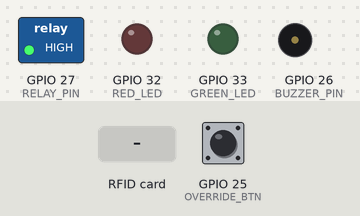
The sketch below on a simulated ESP32. On the bench: switched loads named in the sketch (green lamp = pin HIGH), output pins drawn as LEDs (lit = HIGH), buzzer (waves = sounding, pin HIGH). Inputs (shaded band) come from the test bench; at power-on: GPIO 25 (OVERRIDE_BTN) HIGH. WiFi joins after 1.5 s; servers stay silent unless stated; uploads are accepted with an empty reply; EEPROM starts erased; what the sketch prints to the serial monitor is not drawn.

Above: at 3.1 s.
3.2 s: RFID card 5E 7A 19 C4 held to the reader
At 4.32 s:
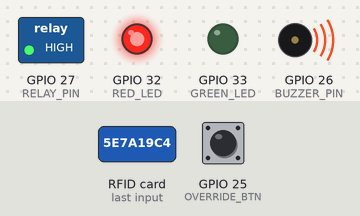
6.7 s: GPIO 25 (OVERRIDE_BTN) pulled LOW for 1 s
At 8.7 s:
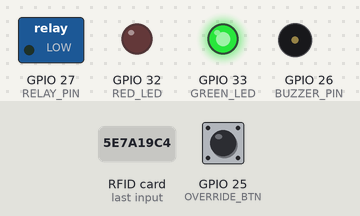
11.8 s: RFID card 5E 7A 19 C4 held to the reader
At 12.13 s:
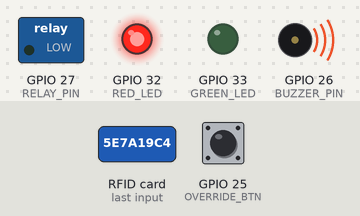
15.3 s: GPIO 25 (OVERRIDE_BTN) pulled LOW for 0.6 s
At 15.81 s:
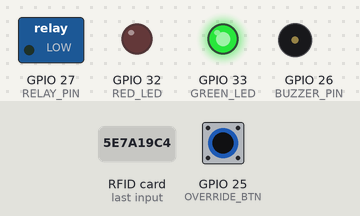
20.0 s: GPIO 25 (OVERRIDE_BTN) pulled LOW for 3.2 s
At 22.6 s:
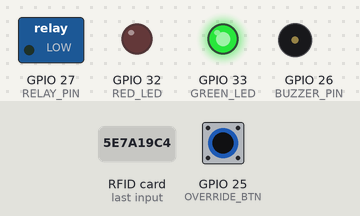
Timing chart, 0 to 30.7 s (numbered marks = the images above; inputs shaded):
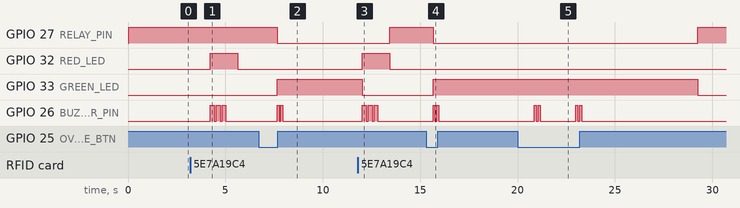

The sketch:

EML_ESP32.ino
```cpp
#include <SPI.h>
#include <MFRC522.h>
#include <WiFi.h>
#include <HTTPClient.h>
#include <ArduinoJson.h>
#include <EEPROM.h>
#include <TimeLib.h>

// Pins
#define RST_PIN     22
#define SS_PIN      4
#define RELAY_PIN   27
#define OVERRIDE_BTN 25
#define RED_LED     32
#define GREEN_LED   33
#define BUZZER_PIN  26

MFRC522 rfid(SS_PIN, RST_PIN);

// WiFi credentials
const char* ssid = "WOOOOOT";
const char* password = "Kurt0412";

// Server URLs
String serverUrl = "http://192.168.83.155/EMS/api/insert_uid_log.php";
String userSyncUrl = "http://192.168.83.155/EMS/api/get_users_json.php";
String lockStatusUrl = "http://192.168.83.155/EMS/api/update_lock_status.php";
String timeSyncUrl = "http://192.168.83.155/EMS/api/get_current_time.php";

// System state
bool isUnlocked = false;
unsigned long unlockTime = 0;
unsigned long lastSyncTime = 0;
const unsigned long syncInterval = 3600000; // 1 hour sync interval

// User data structure
struct User {
  String uid;
  String name;
  String schedule_start;
  String schedule_end;
};

User users[50];
int userCount = 0;
time_t currentTime = 0;

// WiFi connection function (ADDED THIS)
void connectToWiFi() {
  Serial.print("Connecting to WiFi");
  WiFi.begin(ssid, password);

  unsigned long startTime = millis();
  while (WiFi.status() != WL_CONNECTED && millis() - startTime < 10000) {
    delay(500);
    Serial.print(".");
  }

  if (WiFi.status() == WL_CONNECTED) {
    Serial.println("\nWiFi connected!");
    Serial.print("IP Address: ");
    Serial.println(WiFi.localIP());
  } else {
    Serial.println("\nFailed to connect to WiFi. Using offline mode.");
  }
}

void setup() {
  Serial.begin(115200);
  SPI.begin();
  rfid.PCD_Init();

  // Initialize GPIO - relay first!
  pinMode(RELAY_PIN, OUTPUT);
  digitalWrite(RELAY_PIN, HIGH); // Start locked
  pinMode(OVERRIDE_BTN, INPUT_PULLUP);
  pinMode(RED_LED, OUTPUT);
  pinMode(GREEN_LED, OUTPUT);
  pinMode(BUZZER_PIN, OUTPUT);

  // Initialize EEPROM
  EEPROM.begin(4096);

  // Connect to WiFi
  connectToWiFi(); // Now this function exists

  // Load users from EEPROM
  loadUsersFromEEPROM();

  // Initial sync if connected
  if (WiFi.status() == WL_CONNECTED) {
    syncTimeWithServer();
    syncUsersWithServer();
  }

  Serial.println("System initialized - Door locked");
}

void loop() {
  // Handle override button
  if (digitalRead(OVERRIDE_BTN) == LOW) {
    Serial.println("Override Button Pressed!");
    unlockDoor();
    delay(500); // Debounce
  }

  // Handle periodic sync
  if (WiFi.status() == WL_CONNECTED && millis() - lastSyncTime > syncInterval) {
    syncTimeWithServer();
    syncUsersWithServer();
    lastSyncTime = millis();
  }

  // Update current time (simple implementation)
  currentTime += 1; // Increment by 1 second (you might want a better timekeeping method)

  // Handle RFID card scan
  if (rfid.PICC_IsNewCardPresent() && rfid.PICC_ReadCardSerial()) {
    handleRFIDScan();
    rfid.PICC_HaltA();
    rfid.PCD_StopCrypto1();
  }

  // Auto-lock after 5 seconds
  if (isUnlocked && millis() - unlockTime > 5000) {
    lockDoor();
  }

  delay(1000); // Delay for timekeeping (crude implementation)
}

// Time sync function
void syncTimeWithServer() {
  if (WiFi.status() != WL_CONNECTED) return;

  HTTPClient http;
  http.begin(timeSyncUrl);
  int httpCode = http.GET();

  if (httpCode == HTTP_CODE_OK) {
    String payload = http.getString();
    DynamicJsonDocument doc(200);
    DeserializationError error = deserializeJson(doc, payload);

    if (!error) {
      currentTime = doc["timestamp"];
      Serial.println("Time synced with server: " + String(currentTime));
    }
  }
  http.end();
}

void handleRFIDScan() {
  Serial.println("Card detected!");

  String uid = "";
  for (byte i = 0; i < rfid.uid.size; i++) {
    if (rfid.uid.uidByte[i] < 0x10) uid += "0";
    uid += String(rfid.uid.uidByte[i], HEX);
  }
  uid.toUpperCase();

  Serial.print("Card UID: ");
  Serial.println(uid);

  // First try online verification
  if (WiFi.status() == WL_CONNECTED) {
    bool access = checkServerAccess(uid);
    if (access) {
      unlockDoor();
      return;
    }
  }

  // Fallback to offline check
  if (checkLocalAccess(uid)) {
    unlockDoor();
  } else {
    accessDenied();
  }
}

bool checkServerAccess(String uid) {
  HTTPClient http;
  http.begin(serverUrl);
  http.addHeader("Content-Type", "application/json");

  String jsonPayload = "{\"uid\": \"" + uid + "\", \"location\": \"classroom-01\"}";
  int httpResponseCode = http.POST(jsonPayload);

  if (httpResponseCode > 0) {
    String response = http.getString();
    Serial.println("Server response: " + response);

    StaticJsonDocument<200> doc;
    DeserializationError error = deserializeJson(doc, response);

    if (!error) {
      String access = doc["access"];
      String reason = doc["reason"] | "";
      Serial.println("Access: " + access + ", Reason: " + reason);

      if (access == "granted") {
        http.end();
        return true;
      }
    }
  }
  http.end();
  return false;
}

bool checkLocalAccess(String uid) {
  for (int i = 0; i < userCount; i++) {
    if (users[i].uid == uid) {
      // Check if current time is within schedule
      int currentHour = hour(currentTime);
      int currentMinute = minute(currentTime);

      // Parse schedule start time (format HH:MM:SS)
      int startHour = users[i].schedule_start.substring(0, 2).toInt();
      int startMinute = users[i].schedule_start.substring(3, 5).toInt();

      // Parse schedule end time
      int endHour = users[i].schedule_end.substring(0, 2).toInt();
      int endMinute = users[i].schedule_end.substring(3, 5).toInt();

      // Convert to minutes since midnight for comparison
      int currentTotal = currentHour * 60 + currentMinute;
      int startTotal = startHour * 60 + startMinute;
      int endTotal = endHour * 60 + endMinute;

      if (currentTotal >= startTotal && currentTotal < endTotal) {
        Serial.println("Access granted - within schedule");
        return true;
      } else {
        Serial.println("Access denied - outside schedule");
        return false;
      }
    }
  }
  Serial.println("Access denied - UID not found");
  return false;
}

// Keep all your original door control functions exactly the same
void unlockDoor() {
  digitalWrite(RELAY_PIN, LOW);
  digitalWrite(GREEN_LED, HIGH);
  digitalWrite(RED_LED, LOW);
  buzz(2, 100);
  isUnlocked = true;
  unlockTime = millis();
  updateLockStatus("unlocked");
}

void lockDoor() {
  digitalWrite(RELAY_PIN, HIGH);
  digitalWrite(GREEN_LED, LOW);
  digitalWrite(RED_LED, LOW);
  isUnlocked = false;
  Serial.println("Door Locked.");
  updateLockStatus("locked");
}

void buzz(int times, int duration) {
  for (int i = 0; i < times; i++) {
    digitalWrite(BUZZER_PIN, HIGH);
    delay(duration);
    digitalWrite(BUZZER_PIN, LOW);
    delay(100);
  }
}

void accessDenied() {
  digitalWrite(RED_LED, HIGH);
  digitalWrite(GREEN_LED, LOW);
  buzz(3, 200);
  delay(500);
  digitalWrite(RED_LED, LOW);
}

void updateLockStatus(String status) {
  if (WiFi.status() == WL_CONNECTED) {
    HTTPClient http;
    http.begin(lockStatusUrl);
    http.addHeader("Content-Type", "application/json");

    String jsonPayload = "{\"location\":\"classroom-01\",\"status\":\"" + status + "\"}";
    int httpResponseCode = http.POST(jsonPayload);

    if (httpResponseCode > 0) {
      String response = http.getString();
      Serial.println("Lock status response: " + response);
    }
    http.end();
  }
}

// EEPROM functions (same as before)
void loadUsersFromEEPROM() {
  String input;
  int address = 0;
  char c;

  while((c = EEPROM.read(address)) != '\0' && address < 4096) {
    input += c;
    address++;
  }

  if (input.length() > 0) {
    DynamicJsonDocument doc(2048);
    DeserializationError error = deserializeJson(doc, input);

    if (!error) {
      userCount = 0;
      for (JsonObject user : doc.as<JsonArray>()) {
        if (userCount >= 50) break;
        users[userCount].uid = user["uid"].as<String>();
        users[userCount].name = user["name"].as<String>();
        users[userCount].schedule_start = user["schedule_start"].as<String>();
        users[userCount].schedule_end = user["schedule_end"].as<String>();
        userCount++;
      }
    }
  }
}

void syncUsersWithServer() {
  if (WiFi.status() != WL_CONNECTED) return;

  HTTPClient http;
  http.begin(userSyncUrl);
  int httpCode = http.GET();

  if (httpCode == HTTP_CODE_OK) {
    String payload = http.getString();
    DynamicJsonDocument doc(2048);
    DeserializationError error = deserializeJson(doc, payload);

    if (!error) {
      userCount = 0;
      for (JsonObject user : doc.as<JsonArray>()) {
        if (userCount >= 50) break;
        users[userCount].uid = user["uid"].as<String>();
        users[userCount].name = user["name"].as<String>();
        users[userCount].schedule_start = user["schedule_start"].as<String>();
        users[userCount].schedule_end = user["schedule_end"].as<String>();
        userCount++;
      }
      saveUsersToEEPROM();
    }
  }
  http.end();
}

void saveUsersToEEPROM() {
  DynamicJsonDocument doc(2048);
  for(int i = 0; i < userCount; i++) {
    JsonObject user = doc.createNestedObject();
    user["uid"] = users[i].uid;
    user["name"] = users[i].name;
    user["schedule_start"] = users[i].schedule_start;
    user["schedule_end"] = users[i].schedule_end;
  }

  String output;
  serializeJson(doc, output);

  for(size_t i = 0; i < output.length(); i++) {
    EEPROM.write(i, output[i]);
  }
  EEPROM.write(output.length(), '\0');
  EEPROM.commit();
}
```

Measured:
- after the input at 3.2 s, GPIO 32 (RED_LED): LOW → HIGH after 1.0 s, → LOW 1.4 s later; GPIO 26 (BUZZER_PIN): alternates HIGH for 0.20 s and LOW for 0.10 s, 6 changes in all, then stays LOW, starting after 1.0 s
- after the input at 6.7 s, GPIO 27 (RELAY_PIN): HIGH → LOW after 0.95 s; GPIO 33 (GREEN_LED): LOW → HIGH after 0.95 s; GPIO 26 (BUZZER_PIN): alternates HIGH for 0.10 s and LOW for 0.10 s, 4 changes in all, then stays LOW, starting after 0.95 s
- after the input at 11.8 s, GPIO 27 (RELAY_PIN): LOW → HIGH after 1.6 s instead of 2.1 s; GPIO 32 (RED_LED): LOW → HIGH after 0.23 s, → LOW 1.4 s later; GPIO 33 (GREEN_LED): HIGH → LOW after 0.23 s instead of 2.1 s; GPIO 26 (BUZZER_PIN): alternates HIGH for 0.20 s and LOW for 0.10 s, 6 changes in all, then stays LOW, starting after 0.23 s
- after the input at 15.3 s, GPIO 27 (RELAY_PIN): HIGH → LOW after 0.36 s; GPIO 33 (GREEN_LED): LOW → HIGH after 0.36 s; GPIO 26 (BUZZER_PIN): alternates HIGH for 0.10 s and LOW for 0.10 s, 4 changes in all, then stays LOW, starting after 0.36 s
- after the input at 20.0 s, GPIO 27 (RELAY_PIN): LOW → HIGH after 9.2 s instead of 1.9 s; GPIO 33 (GREEN_LED): HIGH → LOW after 9.2 s instead of 1.9 s; GPIO 26 (BUZZER_PIN): LOW → HIGH after 0.86 s, → LOW 0.10 s later, → HIGH 0.10 s later, → LOW 0.10 s later, … (8 changes in this stretch)
